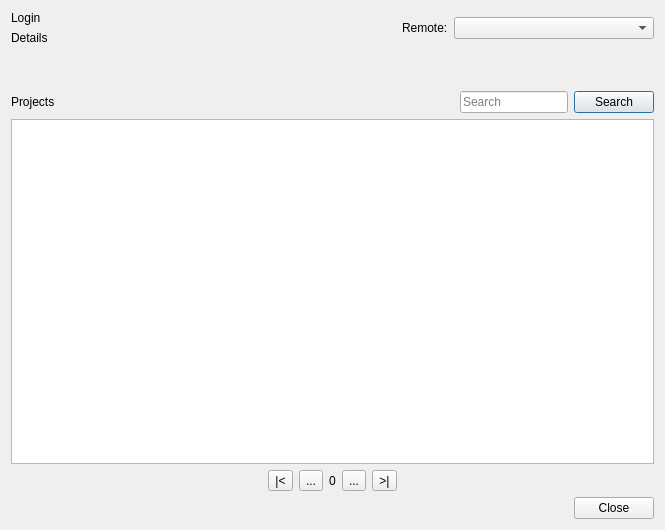
<?xml version="1.0" encoding="UTF-8"?>
<ui version="4.0">
 <class>GitLab::GitLabDialog</class>
 <widget class="QDialog" name="GitLab::GitLabDialog">
  <property name="geometry">
   <rect>
    <x>0</x>
    <y>0</y>
    <width>665</width>
    <height>530</height>
   </rect>
  </property>
  <property name="windowTitle">
   <string>GitLab</string>
  </property>
  <layout class="QVBoxLayout" name="verticalLayout_0">
   <item>
    <layout class="QVBoxLayout" name="verticalLayout_1">
     <item>
      <layout class="QHBoxLayout" name="horizontalLayout_0">
       <item>
        <layout class="QVBoxLayout" name="verticalLayout_2">
         <item>
          <widget class="QLabel" name="mainLabel">
           <property name="text">
            <string>Login</string>
           </property>
          </widget>
         </item>
         <item>
          <widget class="QLabel" name="detailsLabel">
           <property name="text">
            <string>Details</string>
           </property>
          </widget>
         </item>
        </layout>
       </item>
       <item>
        <spacer name="horizontalSpacer_0">
         <property name="orientation">
          <enum>Qt::Horizontal</enum>
         </property>
         <property name="sizeHint" stdset="0">
          <size>
           <width>40</width>
           <height>20</height>
          </size>
         </property>
        </spacer>
       </item>
       <item>
        <widget class="QLabel" name="label">
         <property name="text">
          <string>Remote:</string>
         </property>
        </widget>
       </item>
       <item>
        <widget class="QComboBox" name="remoteCB">
         <property name="minimumSize">
          <size>
           <width>200</width>
           <height>0</height>
          </size>
         </property>
        </widget>
       </item>
      </layout>
     </item>
     <item>
      <layout class="QVBoxLayout" name="verticalLayout_3">
       <item>
        <layout class="QVBoxLayout" name="verticalLayout_4">
         <item>
          <spacer name="verticalSpacer">
           <property name="orientation">
            <enum>Qt::Vertical</enum>
           </property>
           <property name="sizeType">
            <enum>QSizePolicy::Fixed</enum>
           </property>
           <property name="sizeHint" stdset="0">
            <size>
             <width>20</width>
             <height>40</height>
            </size>
           </property>
          </spacer>
         </item>
         <item>
          <layout class="QVBoxLayout" name="verticalLayout_5">
           <item>
            <layout class="QHBoxLayout" name="horizontalLayout_3">
             <item>
              <widget class="QLabel" name="treeViewTitle">
               <property name="text">
                <string>Projects</string>
               </property>
              </widget>
             </item>
             <item>
              <spacer name="horizontalSpacer_1">
               <property name="orientation">
                <enum>Qt::Horizontal</enum>
               </property>
               <property name="sizeHint" stdset="0">
                <size>
                 <width>40</width>
                 <height>20</height>
                </size>
               </property>
              </spacer>
             </item>
             <item>
              <widget class="QLineEdit" name="searchLE">
               <property name="sizePolicy">
                <sizepolicy hsizetype="Preferred" vsizetype="Preferred">
                 <horstretch>0</horstretch>
                 <verstretch>0</verstretch>
                </sizepolicy>
               </property>
               <property name="placeholderText">
                <string>Search</string>
               </property>
              </widget>
             </item>
             <item>
              <widget class="QPushButton" name="searchPB">
               <property name="text">
                <string>Search</string>
               </property>
              </widget>
             </item>
            </layout>
           </item>
           <item>
            <layout class="QVBoxLayout" name="verticalLayout_6">
             <item>
              <widget class="QTreeView" name="treeView">
               <property name="rootIsDecorated">
                <bool>false</bool>
               </property>
               <property name="uniformRowHeights">
                <bool>true</bool>
               </property>
               <property name="itemsExpandable">
                <bool>false</bool>
               </property>
               <property name="expandsOnDoubleClick">
                <bool>false</bool>
               </property>
               <attribute name="headerVisible">
                <bool>false</bool>
               </attribute>
              </widget>
             </item>
            </layout>
           </item>
          </layout>
         </item>
        </layout>
       </item>
      </layout>
     </item>
    </layout>
   </item>
   <item>
    <layout class="QHBoxLayout" name="horizontalLayout_4">
     <item>
      <spacer name="horizontalSpacer_2">
       <property name="orientation">
        <enum>Qt::Horizontal</enum>
       </property>
       <property name="sizeHint" stdset="0">
        <size>
         <width>200</width>
         <height>20</height>
        </size>
       </property>
      </spacer>
     </item>
     <item>
      <layout class="QHBoxLayout" name="horizontalLayout_5">
       <item>
        <widget class="QToolButton" name="firstTB">
         <property name="text">
          <string notr="true">|&lt;</string>
         </property>
        </widget>
       </item>
       <item>
        <widget class="QToolButton" name="previousTB">
         <property name="text">
          <string>...</string>
         </property>
        </widget>
       </item>
       <item>
        <widget class="QLabel" name="currentPage">
         <property name="text">
          <string>0</string>
         </property>
        </widget>
       </item>
       <item>
        <widget class="QToolButton" name="nextTB">
         <property name="text">
          <string>...</string>
         </property>
        </widget>
       </item>
       <item>
        <widget class="QToolButton" name="lastTB">
         <property name="text">
          <string notr="true">&gt;|</string>
         </property>
        </widget>
       </item>
      </layout>
     </item>
     <item>
      <spacer name="horizontalSpacer_3">
       <property name="orientation">
        <enum>Qt::Horizontal</enum>
       </property>
       <property name="sizeHint" stdset="0">
        <size>
         <width>200</width>
         <height>20</height>
        </size>
       </property>
      </spacer>
     </item>
    </layout>
   </item>
   <item>
    <widget class="QDialogButtonBox" name="buttonBox">
     <property name="orientation">
      <enum>Qt::Horizontal</enum>
     </property>
     <property name="standardButtons">
      <set>QDialogButtonBox::Close</set>
     </property>
    </widget>
   </item>
  </layout>
 </widget>
 <resources/>
 <connections>
  <connection>
   <sender>buttonBox</sender>
   <signal>rejected()</signal>
   <receiver>GitLab::GitLabDialog</receiver>
   <slot>reject()</slot>
   <hints>
    <hint type="sourcelabel">
     <x>316</x>
     <y>260</y>
    </hint>
    <hint type="destinationlabel">
     <x>286</x>
     <y>274</y>
    </hint>
   </hints>
  </connection>
 </connections>
</ui>
